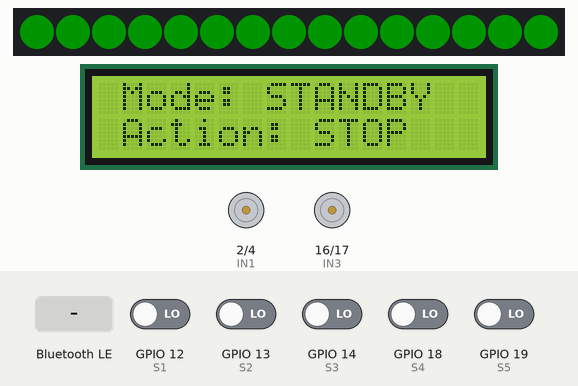
The sketch below on a simulated ESP32. Shown: 15 RGB LEDs in strip order, left to right, 16×2 character LCD, motor-driver pin pairs drawn as motors (green arrow = first pin HIGH = forward, orange = second pin HIGH = backward, longer = more drive, scaled by the enable pin). The inputs (shaded band) are chosen by the test bench; at power-on: GPIO 12 (S1), GPIO 13 (S2), GPIO 14 (S3), GPIO 18 (S4), GPIO 19 (S5) LOW. Dim RGB values are drawn brighter than linear; nothing arrives over Bluetooth unless stated; a phone connects over Bluetooth LE 3 s after start; what the sketch prints to the serial monitor is not drawn.

Above: at 4.1 s.
4.2 s: Bluetooth LE write "G" received
At 4.8 s:
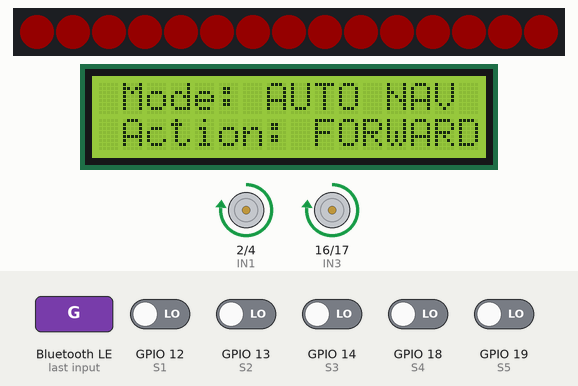
5.9 s: GPIO 12 (S1) driven HIGH
At 7.2 s:
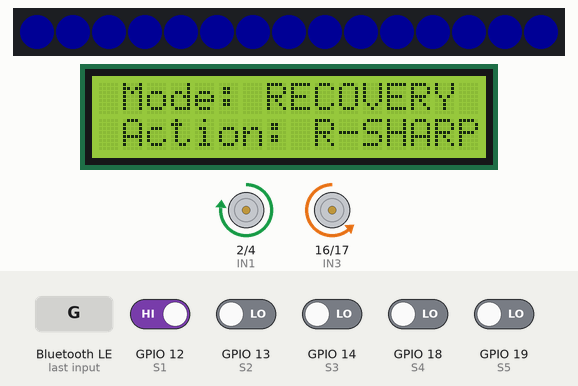
7.5 s: GPIO 19 (S5) driven HIGH
At 8.4 s:
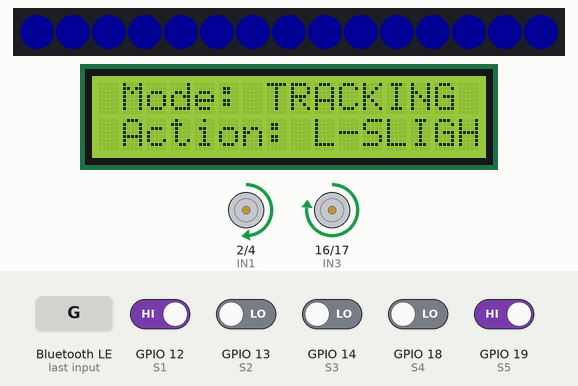
9.1 s: GPIO 13 (S2) driven HIGH
At 10.5 s:
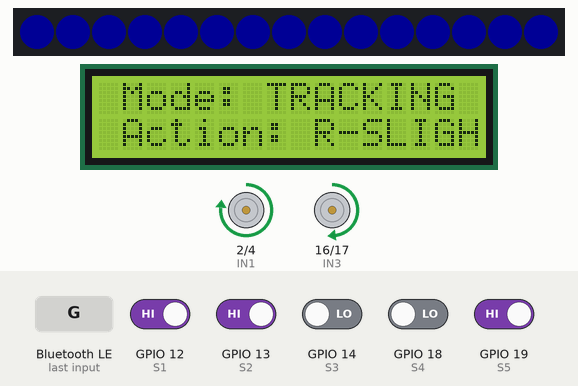
10.8 s: Bluetooth LE write "S" received
At 10.87 s:
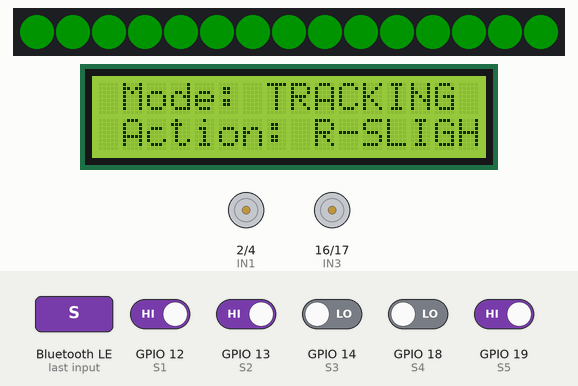
12.4 s: Bluetooth LE write "g" received
At 12.48 s:
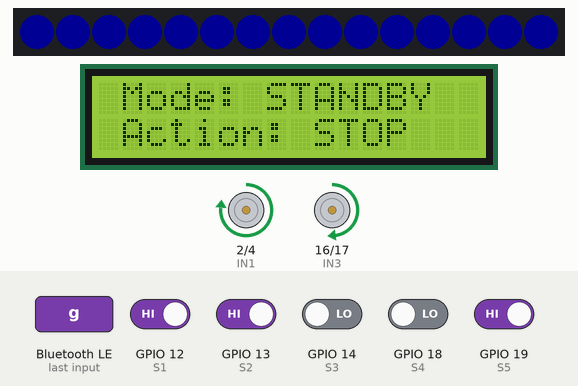
Timing chart, 0 to 15.0 s (numbered marks = the images above; inputs shaded):
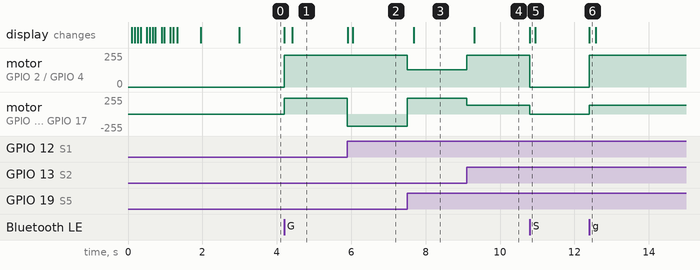

Measured:
- after the input at 4.2 s, motor on GPIO 2 (IN1) / GPIO 4 (IN2), motor on GPIO 16 (IN3) / GPIO 17 (IN4): stopped → forward 240/255 at once
- after the input at 5.9 s, motor on GPIO 16 (IN3) / GPIO 17 (IN4): forward 240/255 → backward 180/255 at once
- after the input at 7.5 s, motor on GPIO 2 (IN1) / GPIO 4 (IN2): forward 240/255 → forward 130/255 at once; motor on GPIO 16 (IN3) / GPIO 17 (IN4): backward 180/255 → forward 240/255 at once; the display: changes after 0.18 s (image 3)
- after the input at 9.1 s, motor on GPIO 2 (IN1) / GPIO 4 (IN2): forward 130/255 → forward 240/255 at once; motor on GPIO 16 (IN3) / GPIO 17 (IN4): forward 240/255 → forward 130/255 at once; the display: changes after 0.20 s (image 4)
- after the input at 10.8 s, motor on GPIO 2 (IN1) / GPIO 4 (IN2): forward 240/255 → stopped at once; motor on GPIO 16 (IN3) / GPIO 17 (IN4): forward 130/255 → stopped at once
- after the input at 12.4 s, motor on GPIO 2 (IN1) / GPIO 4 (IN2): stopped → forward 240/255 at once; motor on GPIO 16 (IN3) / GPIO 17 (IN4): stopped → forward 130/255 at once

The sketch:

team26_car.ino
```cpp
#include <Wire.h>
#include <LiquidCrystal_I2C.h>
#include <Adafruit_NeoPixel.h>

//  新增：ESP32 BLE 藍牙專用函式庫
#include <BLEDevice.h>
#include <BLEServer.h>
#include <BLEUtils.h>

// ==========================================
//  儀表板 LCD 設定區 (I2C)
// ==========================================
#define SDA_PIN 8
#define SCL_PIN 9
LiquidCrystal_I2C lcd(0x27, 16, 2);

// 腳位定義
const int ENA = 15; const int IN1 = 2;  const int IN2 = 4;
const int IN3 = 16; const int IN4 = 17; const int ENB = 5;

const int S1 = 12; const int S2 = 13; const int S3 = 14;
const int S4 = 18; const int S5 = 19;

// ==========================================
//  幻彩燈條設定區
// ==========================================
#define LED_PIN     21
#define LED_COUNT   15

Adafruit_NeoPixel strip(LED_COUNT, LED_PIN, NEO_GRB + NEO_KHZ800);

uint32_t COLOR_GREEN = strip.Color(0, 255, 0);
uint32_t COLOR_RED   = strip.Color(255, 0, 0);
uint32_t COLOR_BLUE  = strip.Color(0, 0, 255);

// ==========================================
//  賽車調校區
// ==========================================
int BASE_SPEED = 240;
int SLIGHT_SPEED = 130;
int REVERSE_SPEED = 180;

//  修正：開機預設為 false，等待手機 VLS 觸發
bool isRunning = false;

int lastTurnState = 0;
int currentMotorState = -1;
int lastDisplayedState = -1;

unsigned long lastLcdUpdateTime = 0;
const int LCD_REFRESH_RATE = 200;

// ==========================================
// 藍牙 BLE 設定區 (VLS & EBS)
// ==========================================
#define SERVICE_UUID           "6E400001-B5A3-F393-E0A9-E50E24DCCA9E" // UART 服務
#define CHARACTERISTIC_UUID_RX "6E400002-B5A3-F393-E0A9-E50E24DCCA9E" // 接收特徵

// 處理手機傳來訊息的副程式
class MyCallbacks: public BLECharacteristicCallbacks {
    void onWrite(BLECharacteristic *pCharacteristic) {
      String rxValue = pCharacteristic->getValue();
      if (rxValue.length() > 0) {
        char cmd = rxValue[0];

        // 收到 'G' 或 'g' -> 觸發 VLS 起跑
        if (cmd == 'G' || cmd == 'g') {
          isRunning = true;
          Serial.println("VLS Triggered: GO!");
        }
        // 收到 'S' 或 's' -> 觸發 EBS 緊急制動
        else if (cmd == 'S' || cmd == 's') {
          isRunning = false;
          Serial.println("EBS Triggered: STOP!");
        }
      }
    }
};

void setupBLE() {
  BLEDevice::init("qwertyuiop"); // 手機上會看到的藍牙名稱
  BLEServer *pServer = BLEDevice::createServer();
  BLEService *pService = pServer->createService(SERVICE_UUID);

  BLECharacteristic *pRxCharacteristic = pService->createCharacteristic(
                       CHARACTERISTIC_UUID_RX,
                       BLECharacteristic::PROPERTY_WRITE
                     );
  pRxCharacteristic->setCallbacks(new MyCallbacks());
  pService->start();
  pServer->getAdvertising()->start();
}

// ==========================================
// 變換車燈與動畫
// ==========================================
void setCarLight(uint32_t color) {
  for(int i = 0; i < strip.numPixels(); i++) {
    strip.setPixelColor(i, color);
  }
  strip.show();
}

void playBootAnimation() {
  Wire.begin(SDA_PIN, SCL_PIN);
  Wire.setClock(400000);

  lcd.init();
  lcd.backlight();
  lcd.setCursor(0, 0); lcd.print(">>> TEAM  26 <<<");
  lcd.setCursor(0, 1); lcd.print("System Booting..");

  for (int i = 0; i < strip.numPixels(); i++) {
    strip.setPixelColor(i, strip.Color(0, 150, 255));
    strip.show(); delay(80);
  }
  lcd.setCursor(0, 1); lcd.print("[==============]");
  setCarLight(strip.Color(200, 150, 0)); delay(600);
  lcd.clear();
  lcd.setCursor(0, 0); lcd.print("  >> SYSTEM <<  ");
  lcd.setCursor(0, 1); lcd.print(" BLE VLS READY! "); // 提示藍牙已就緒
  setCarLight(COLOR_GREEN); delay(1000);
}

void setup() {
  Serial.begin(115200);
  strip.begin();
  strip.show();
  strip.setBrightness(20);

  pinMode(IN1, OUTPUT); pinMode(IN2, OUTPUT);
  pinMode(IN3, OUTPUT); pinMode(IN4, OUTPUT);
  pinMode(ENA, OUTPUT); pinMode(ENB, OUTPUT);
  digitalWrite(ENA, HIGH); digitalWrite(ENB, HIGH);

  pinMode(S1, INPUT); pinMode(S2, INPUT);
  pinMode(S3, INPUT); pinMode(S4, INPUT); pinMode(S5, INPUT);

  // 啟動藍牙伺服器
  setupBLE();

  playBootAnimation();
  stopCar(); // 確保開機靜止
}

// ==========================================
// 儀表板獨立刷新系統 (不卡大腦)
// ==========================================
void updateLCD() {
  if (currentMotorState == lastDisplayedState) return;

  if (currentMotorState == 1) {
    lcd.setCursor(0, 0); lcd.print(" Mode: AUTO NAV ");
    lcd.setCursor(0, 1); lcd.print(" Action: FORWARD");
  } else if (currentMotorState == 2) {
    lcd.setCursor(0, 0); lcd.print(" Mode: TRACKING ");
    lcd.setCursor(0, 1); lcd.print(" Action: L-SLIGHT");
  } else if (currentMotorState == 3) {
    lcd.setCursor(0, 0); lcd.print(" Mode: TRACKING ");
    lcd.setCursor(0, 1); lcd.print(" Action: R-SLIGHT");
  } else if (currentMotorState == 4) {
    lcd.setCursor(0, 0); lcd.print(" Mode: RECOVERY ");
    lcd.setCursor(0, 1); lcd.print(" Action: L-SHARP ");
  } else if (currentMotorState == 5) {
    lcd.setCursor(0, 0); lcd.print(" Mode: RECOVERY ");
    lcd.setCursor(0, 1); lcd.print(" Action: R-SHARP ");
  } else if (currentMotorState == 0) {
    lcd.setCursor(0, 0); lcd.print(" Mode: STANDBY  ");
    lcd.setCursor(0, 1); lcd.print(" Action: STOP   ");
  }
  lastDisplayedState = currentMotorState;
}

// ==========================================
//  多段式馬達動作 (0 延遲)
// ==========================================
void forward() {
  analogWrite(IN1, BASE_SPEED); analogWrite(IN2, 0);
  analogWrite(IN3, BASE_SPEED); analogWrite(IN4, 0);
  if (currentMotorState != 1) { setCarLight(COLOR_RED); currentMotorState = 1; }
}

void turnLeftSlight() {
  analogWrite(IN1, SLIGHT_SPEED); analogWrite(IN2, 0);
  analogWrite(IN3, BASE_SPEED);   analogWrite(IN4, 0);
  if (currentMotorState != 2) { setCarLight(COLOR_BLUE); currentMotorState = 2; }
}

void turnRightSlight() {
  analogWrite(IN1, BASE_SPEED);   analogWrite(IN2, 0);
  analogWrite(IN3, SLIGHT_SPEED); analogWrite(IN4, 0);
  if (currentMotorState != 3) { setCarLight(COLOR_BLUE); currentMotorState = 3; }
}

void turnLeftSharp() {
  analogWrite(IN1, 0);          analogWrite(IN2, REVERSE_SPEED);
  analogWrite(IN3, BASE_SPEED); analogWrite(IN4, 0);
  if (currentMotorState != 4) { setCarLight(COLOR_BLUE); currentMotorState = 4; }
}

void turnRightSharp() {
  analogWrite(IN1, BASE_SPEED); analogWrite(IN2, 0);
  analogWrite(IN3, 0);          analogWrite(IN4, REVERSE_SPEED);
  if (currentMotorState != 5) { setCarLight(COLOR_BLUE); currentMotorState = 5; }
}

void stopCar() {
  analogWrite(IN1, 0); analogWrite(IN2, 0);
  analogWrite(IN3, 0); analogWrite(IN4, 0);
  if (currentMotorState != 0) { setCarLight(COLOR_GREEN); currentMotorState = 0; }
}

// ==========================================
// 主迴圈：大腦核心邏輯
// ==========================================
void loop() {
  if (isRunning) {
    // 1. 極速感測與馬達反應 (完全無延遲)
    int val1 = digitalRead(S1);
    int val2 = digitalRead(S2);
    int val3 = digitalRead(S3);
    int val4 = digitalRead(S4);
    int val5 = digitalRead(S5);

    if (val1 == 0 && val5 == 0)      { forward(); lastTurnState = 0; }
    else if (val1 == 0 && val5 == 1) { turnLeftSharp(); lastTurnState = -1; }
    else if (val5 == 0 && val1 == 1) { turnRightSharp(); lastTurnState = 1; }
    else if (val2 == 0)              { turnLeftSlight(); lastTurnState = -1; }
    else if (val4 == 0)              { turnRightSlight(); lastTurnState = 1; }
    else if (val3 == 0)              { forward(); lastTurnState = 0; }
    else {
      if (lastTurnState == -1)      { turnLeftSharp(); }
      else if (lastTurnState == 1)  { turnRightSharp(); }
      else                          { stopCar(); }
    }
  } else {
    // 若收到 EBS 指令或開機未啟動，鎖死馬達並亮綠燈
    stopCar();
  }

  // 2. 螢幕非同步更新 (每 200 毫秒只做一次)
  if (millis() - lastLcdUpdateTime >= LCD_REFRESH_RATE) {
    updateLCD();
    lastLcdUpdateTime = millis();
  }
}
```
